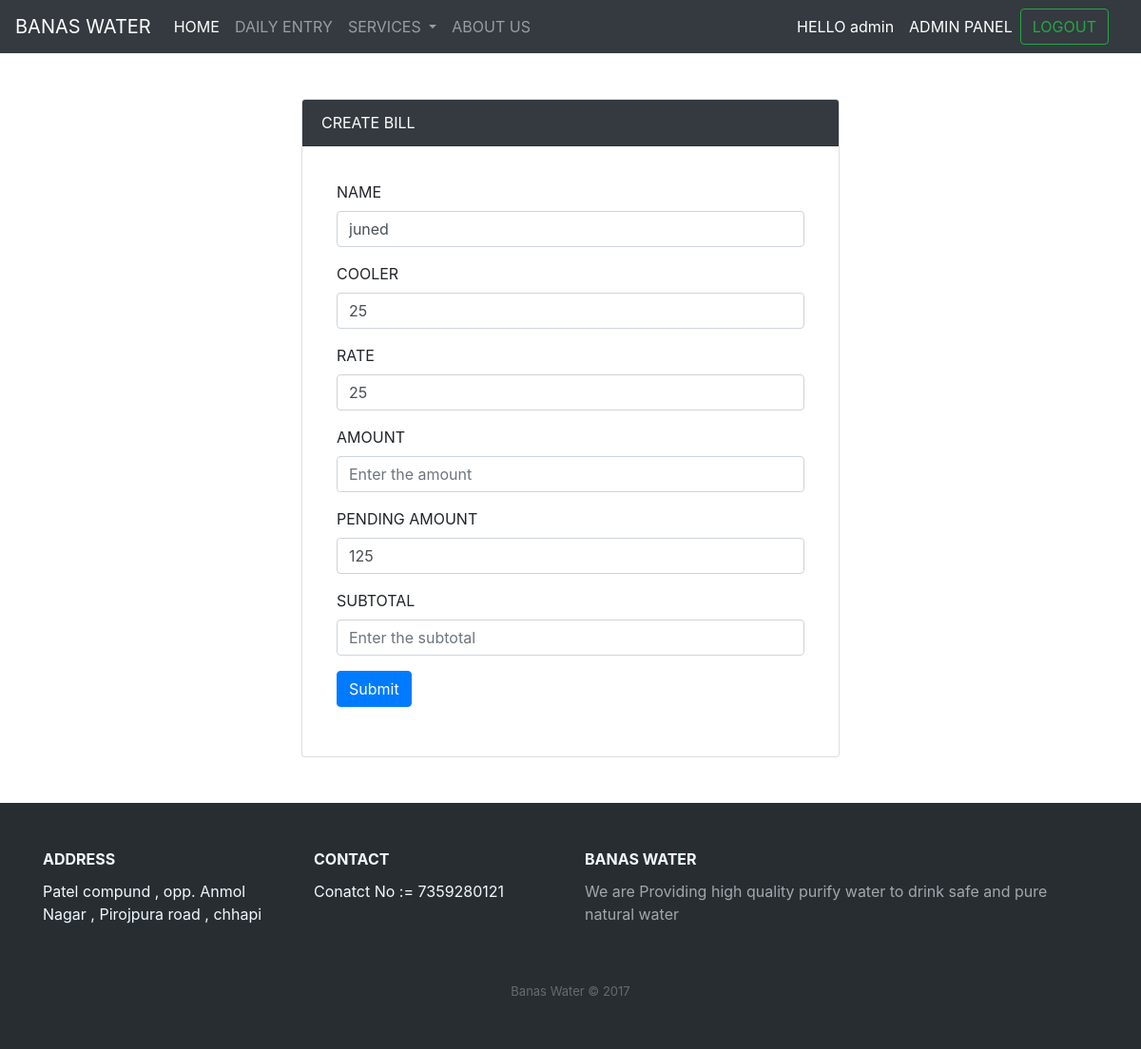
Screenshot of /banasadmin/addbill/44 (signed in) with the database file from the repository.
### banasadmin/models.py (models this page shows)
class Bill(models.Model):
    name = models.CharField(max_length=100)
    cooler = models.IntegerField()
    rate = models.IntegerField()
    amount = models.IntegerField()
    pending_amount = models.IntegerField()
    subtotal = models.IntegerField()
    task = models.CharField(max_length=100)

### pages/decoraters.py (the view)
        def wrapper_func(request,*args,**kwargs):
            group = None
            if request.user.groups.exists():
                group = request.user.groups.all()[0].name
            if group in allowed_roles:
                return view_fuc(request,*args, **kwargs)
            else:
                return HttpResponse('YOU ARE NOT AUTHORISED')

### banasadmin/views.py (called while the page is built, shortened)
@login_required(login_url='login')
@allowed_users(allowed_roles=['admin'])
def addbill(request,pk):
    if User.is_authenticated:
        user = request.user.username
        print(user)
    getbilldata = Bill.objects.get(pk=pk)
    context = {
        'getbilldata':getbilldata
    }
    return render(request, 'banasadmin/addbill.html',context)

### pages/decoraters.py (called while the page is built)
def allowed_users(allowed_roles=[]):
    def decorator(view_fuc):
        def wrapper_func(request,*args,**kwargs):
            group = None
            if request.user.groups.exists():
                group = request.user.groups.all()[0].name
            if group in allowed_roles:
                return view_fuc(request,*args, **kwargs)
            else:
                return HttpResponse('YOU ARE NOT AUTHORISED')
        return wrapper_func
    return decorator

### banasadmin/templates/banasadmin/addbill.html (shortened to what this page needs)
{% extends 'pages/base.html' %}
{% block content %}
<div class="row mx-1 my-1">
    <div class="col-md-3"></div>
    <div class="col-md-6">
        <div class="card">
            <div class="card-header bg-dark text-white">
                CREATE BILL
            </div>
            <div class="card-body m-3">
                <form method="POST">
                    <div class="form-group">
                        <label for="name">NAME</label>
                        <input type="text" class="form-control" id="name"  value="{{getbilldata.name}}" name="name" placeholder="Enter the Name Here">
                    </div>
                    <div class="form-group">
                        <label for="cooler">COOLER</label>
                        <input type="text" class="form-control" id="cooler" value="{{getbilldata.cooler}}"  name="cooler" placeholder="Enter the quantity of cooler">
                    </div>
                    <div class="form-group">
                        <label for="rate">RATE</label>
                        <input type="text" class="form-control" id="rate" value="{{getbilldata.rate}}" name="rate"  placeholder="Enter the rate">
                    </div>
                    <div class="form-group">
                        <label for="amount">AMOUNT</label>
                        <input type="text" class="form-control" id="amount" name="amount"  placeholder="Enter the amount">
                    </div>
                    <div class="form-group">
                        <label for="pending">PENDING AMOUNT</label>
                        <input type="text" class="form-control" id="pending" value="{{getbilldata.pending_amount}}" name="pending" placeholder="Enter the pending amount">
                    </div>
                    <div class="form-group">
                        <label for="subtotal">SUBTOTAL</label>
                        <input type="text" class="form-control" id="subtotal" name="subtotal" placeholder="Enter the subtotal">
                    </div>
                    <div class="form-group">
                        <button type="submit" class="btn btn-primary">Submit</button>
                    </div>
                </form>
            </div>
        </div>
    </div>
    <div class="col-md-3">
    </div>
</div>
{% endblock content %}

### pages/templates/pages/menu.html (shortened to what this page needs)
<nav class="navbar navbar-expand-lg navbar-dark bg-dark ">
  <a class="navbar-brand" href="#">BANAS WATER</a>
  <div class="collapse navbar-collapse" id="navbarSupportedContent">
    <ul class="navbar-nav mr-auto">
      <li class="nav-item active">
        <a class="nav-link" href="/">HOME <span class="sr-only">(current)</span></a>
      </li>
      <li class="nav-item">
        {% if request.user.is_superuser %}
        <a class="nav-link" href="{% url 'dailyentryadmin' %}">DAILY ENTRY</a>
        {% else %}
        <a class="nav-link" href="{% url 'dailyentry' %}">DAILY ENTRY</a>
        {% endif %}
      </li>
      <li class="nav-item dropdown">
        <a class="nav-link dropdown-toggle" href="#" id="navbarDropdown" role="button" data-toggle="dropdown" aria-haspopup="true" aria-expanded="false">
          SERVICES
        </a>
      </li>
       <li class="nav-item">
        <a class="nav-link" href="{% url 'about' %}">ABOUT US</a>
      </li>
    </ul>
    <form class="form-inline my-2 my-lg-0">
    {% if user.is_authenticated %}
    <ul class="navbar-nav mr-auto">
      <li class="nav-item active">
        <a class="nav-link" href="#">HELLO {{user.username}} <span class="sr-only">(current)</span></a>
      </li>
      {% if request.user.is_superuser %}
        <li class="nav-item active">
        <a class="nav-link" href="/admin">ADMIN PANEL<span class="sr-only">(current)</span></a>
      </li>
      {% endif %}
    </ul>
       <button class="btn btn-outline-success my-2 my-sm-0" type="submit" formaction="{% url 'logout' %}">LOGOUT</button>&nbsp;&nbsp;&nbsp;&nbsp;
      {% else %}
      <button class="btn btn-outline-success my-2 my-sm-0" type="submit" formaction="{% url 'login' %}">LOGIN</button>&nbsp;&nbsp;&nbsp;&nbsp;
      <button class="btn btn-outline-success my-2 my-sm-0" type="submit" formaction="{% url 'signup' %}">SIGNUP</button>&nbsp;&nbsp;&nbsp;&nbsp;
      {% endif %}
    </form>
  </div>
</nav>

### rows the page displays
Bill: name "juned", cooler "25", rate "25", pending "125"

### other values shown
{{ user.username }} "admin"
